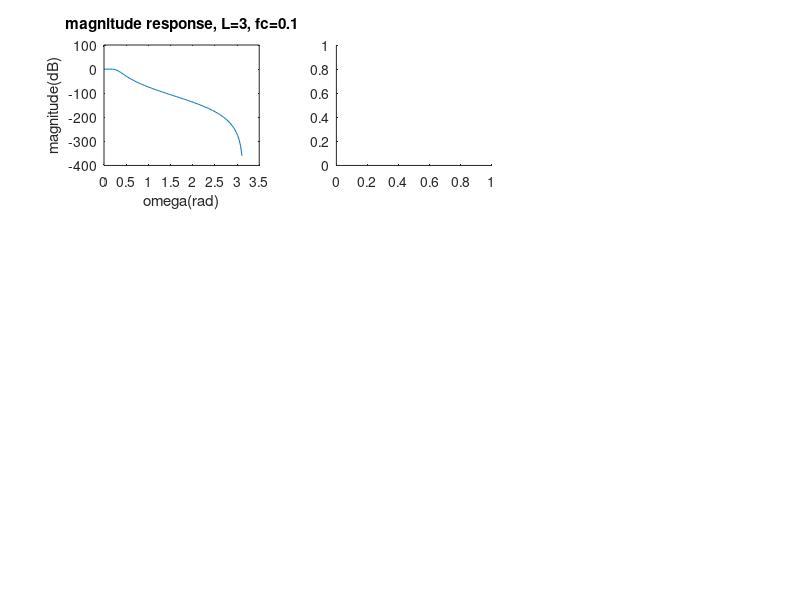

Source code (MATLAB): (Note: this script raises an error after producing the figure.)
function y = my1but 
%problem 1.(a)
K=100;
n = 1:100;

x = cos(2 *pi *(n-1)/10);
[b, a] = butter(3, 0.1);
[H, w] = freqz(b, a, K);

figure;
%problem 1.(b)
subplot(3, 3, 1);
plot(w, 20*log(abs(H)));
title('magnitude response, L=3, fc=0.1');
ylabel('magnitude(dB)');
xlabel('omega(rad)');

%problem 1.(b)
subplot(3, 3, 2);
plot(w, 180*phase(H)/pi);
title('phase response');
ylabel ('phase(degree)');
xlabel('omega(rad)');

%problem 1.(c)
y = filter(b, a, x);
subplot(3, 3, 3);
stem(n, y);
title('filtered signal');
ylabel('y[n]');
xlabel('n');

%problem 1.(d)
[b, a] = butter(7, 0.1);
[H, w] = freqz(b, a, K);
subplot(3, 3, 4);
plot(w, 20*log(abs(H)));
title('magnitude response, L=7, fc=0.1');
ylabel('magnitude(dB)');
xlabel('omega(rad)');

subplot(3, 3, 5);
plot(w, 180*phase(H)/pi);
title('phase response');
ylabel ('phase(degree)');
xlabel('omega(rad)');
y = filter(b, a, x);

subplot(3, 3, 6);
stem(n, y);
title('filtered signal');
ylabel('y[n]');
xlabel('n');

%problem 1.(e)
[b, a] = butter(3, 0.5);
[H, w] = freqz(b, a, K);

subplot(3, 3, 7);
plot(w, 20*log(abs(H)));
title('magnitude response, L=3, fc=0.5');
ylabel('magnitude(dB)');
xlabel('omega(rad)');

subplot(3, 3, 8);
plot(w, 180*phase(H)/pi);
title('phase response');
ylabel ('phase(degree)');
xlabel('omega(rad)');
y = filter(b, a, x);

subplot(3, 3, 9);
stem(n, y);
title('filtered signal');
ylabel('y[n]');
xlabel('n');